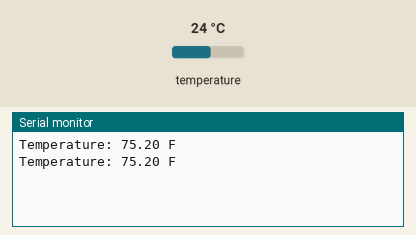
Simulated run of this sketch. Board: Arduino Uno, built with avr-gcc and run on an emulated ATmega328P. On the bench: the last lines printed to the serial monitor. The inputs (shaded band) are chosen by the test bench; at power-on: temperature 24 °C.

Above: at 3.3 s.
3.4 s: temperature set to 12 °C
At 5.3 s:
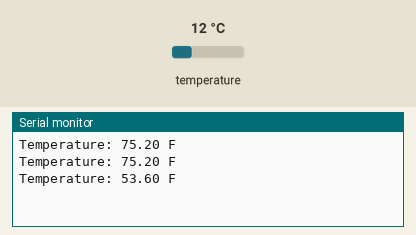
5.9 s: temperature set to 19 °C
At 6.6 s:
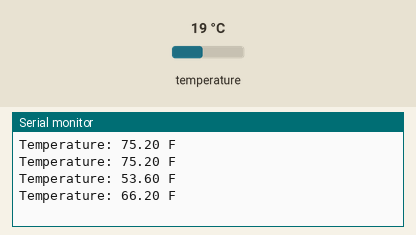
Timing chart, 0 to 8.9 s (numbered marks = the images above; inputs shaded):
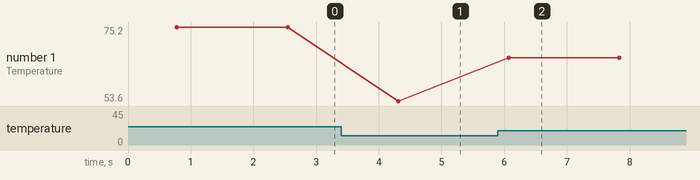

The sketch:

temp.ino
```cpp
#include <OneWire.h>
#include <DallasTemperature.h>


#define ONE_WIRE_BUS 2

OneWire oneWire(ONE_WIRE_BUS);
DallasTemperature sensors(&oneWire);
void setup() {
  // put your setup code here, to run once:
  Serial.begin(9600);
  sensors.begin();

}

void loop() {
  // put your main code here, to run repeatedly:
  sensors.requestTemperatures();
  float temperature  = sensors.getTempFByIndex(0);

  Serial.print("Temperature: ");
  Serial.print(temperature);
  Serial.println(" F");

  delay(1000);

}
```

Measured:
- after the input at 3.4 s, the serial monitor: prints a new line after 0.91 s (image 1)
- after the input at 5.9 s, the serial monitor: prints a new line after 0.17 s (image 2)
- plotted number 1: 75.2 → 53.6 after the input at 3.4 s, 53.6 → 66.2 after the input at 5.9 s
